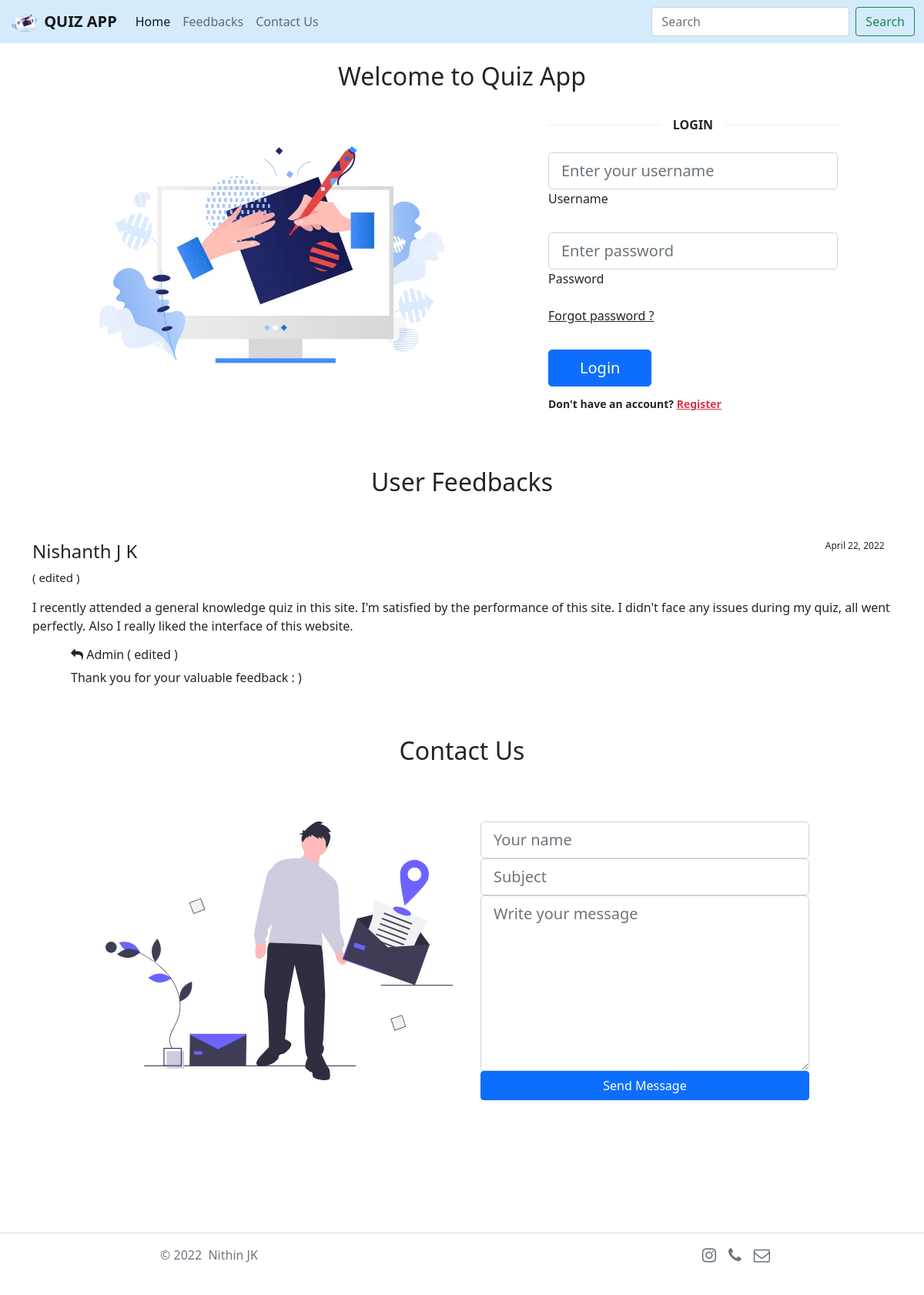
The app's page /, older data.
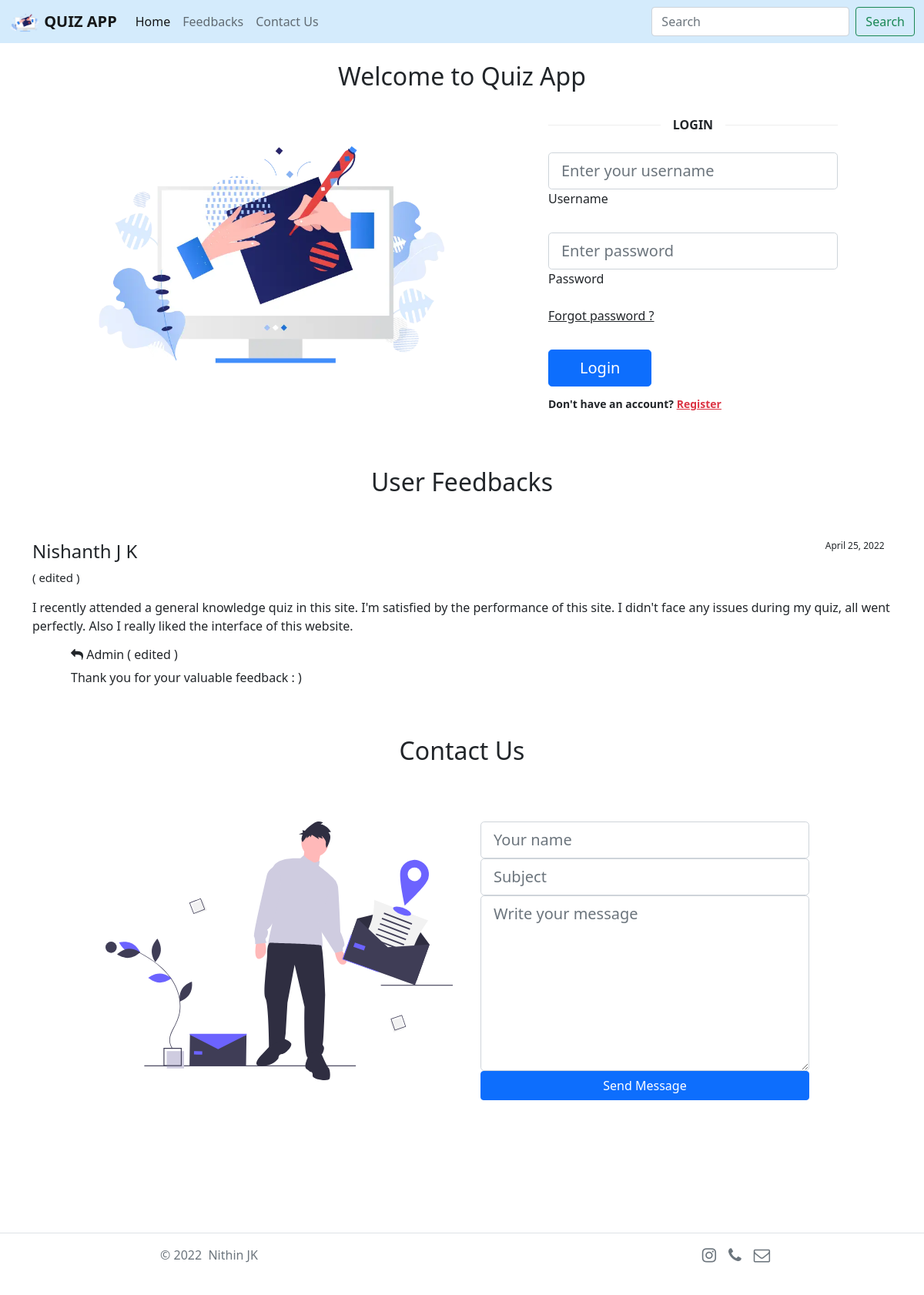
The same page, newer data.
### users/models.py (models this page shows, shortened)
class Feedbacks(models.Model):
    user_id = models.ForeignKey(Users, blank=False, null=False, on_delete=models.CASCADE)
    user_name = models.CharField('Full Name', max_length=100, blank=False)
    feedback = models.TextField(blank=False)
    status = models.CharField('Status', max_length=10, blank=True)
    reply = models.TextField(blank=True)
    reply_status = models.CharField('Reply Status', max_length=10, blank=True)
    date = models.DateField('Date Posted')
    class Meta:
        ordering = ('-date',)

### users/views.py (the view, shortened to what this page needs)
# urls.py: 2. Add a URL to urlpatterns:  path('', views.home, name='home')
def home(request):
    feedbacks = Feedbacks.objects.all
    return render(request, 'home.html', {'current_year': current_year, 'feedbacks':feedbacks,})

### templates/home.html (shortened to what the changed rows need)
{% load static %}
{% include 'header.html' %}
{% block content %}
<section id="home">
    <h2 align="center">Welcome to Quiz App</h2>
</section>
<section id="feedbacks">
    <br><br><br>
    <h2 align="center">User Feedbacks</h2>
    <br>
    <div class="container">
        <div class="row">
            {% if feedbacks %}
            {% for item in feedbacks %}
            {% if forloop.counter|divisibleby:2 == 0 %}
            <div class="w-100"></div><br>
            {% endif %}
            {% if forloop.counter > 4 %}
            <div>
                <p><a href="{% url 'feedbacks' %}"><b>See more</b></a></p>
            </div>
            {{ break }}
            {% else %}
            <div class="col-sm">
                {% if item.status == 'edited' %}
                <h4>{{ item.user_name }}<p style="font-size: 12px; float: right;">{{ item.date }}&nbsp;&nbsp;&nbsp;</p>
                </h4>
                <p style="font-size: 15px;">( edited )</p>
                {% else %}
                <h4>{{ item.user_name }}<p style="font-size: 12px; float: right;">{{ item.date }}&nbsp;&nbsp;&nbsp;</p>
                </h4>
                {% endif %}
                <p>{{ item.feedback }}</p>
                {% if item.reply %}
                <div id="reply" style="margin-left: 50px;">
                    {% if item.reply_status == 'edited' %}
                    <h6><i class="fa fa-reply" aria-hidden="true"></i> Admin ( edited )</h6>
                    {% else %}
                    <h6><i class="fa fa-reply" aria-hidden="true"></i> Admin</h6>
                    {% endif %}
                    <p>{{ item.reply }}</p>
                </div>
                {% endif %}
            </div>
            {% endif %}
            {% endfor %}
            {% else %}
            <p>No Feedbacks till now :(</p>
            {% endif %}
        </div>
    </div>
</section>
<section id="contact" class="section-bg">
    <br><br>
    <div class="container">
        <h2 class="heading mb-4" style="text-align: center;">Contact Us</h2>
        <br><br>
    </div>
</section>
{% endblock %}
{% include 'footer.html' %}

Row changes from the older to the newer data that the page shows:
changed Feedbacks "Nishanth J K": date "April 22, 2022" → "April 25, 2022"
